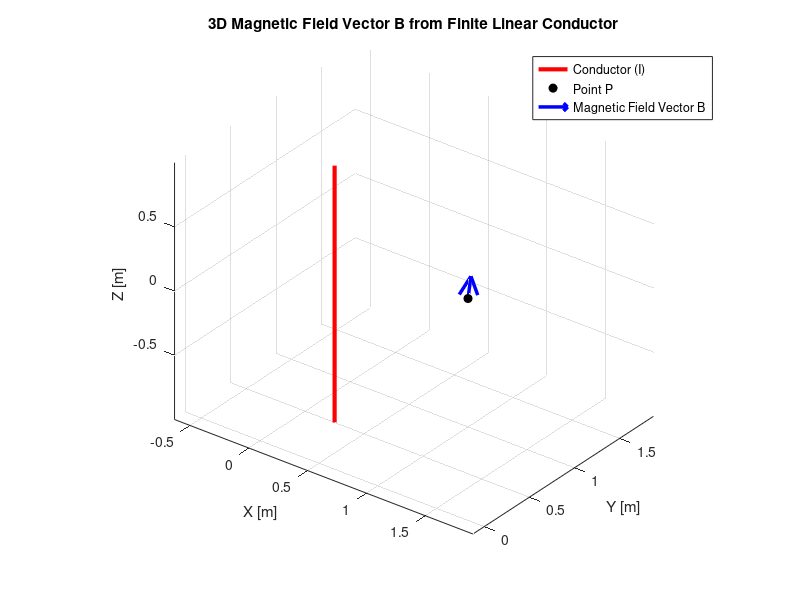

Write the MATLAB code that produced this figure.
% Script to compute and visualize magnetic field B of a finite linear conductor

clear; clc; close all;

%% 1. User Defined Parameters
mu0 = 4*pi*1e-7;        % Permeability of free space [H/m]
I   = 1;             % Current carrying capacity [A]
L   = 2;              % Length of the conductor [m]

% Position of the conductor center A = [Ax, Ay, Az]
A = [0.25, 0.5, 0];    

% Observation point P = [Px, Py, Pz]
P = [1, 1, 0];    

%% 2. Conductor Geometry Setup
% Conductor endpoints parallel to z-axis
z1 = A(3) - L/2;
z2 = A(3) + L/2;

wire_start = [A(1), A(2), z1];
wire_end   = [A(1), A(2), z2];

%% 3. Magnetic Field Calculation (Biot-Savart Law)
rx = P(1) - A(1);
ry = P(2) - A(2);
R  = sqrt(rx^2 + ry^2);  % Radial distance in xy-plane

if R == 0
    error('Point P lies directly on the conductor axis; magnetic field is singular.');
end

% Integral substitution terms
u1 = z1 - P(3);
u2 = z2 - P(3);

% Definite integral result along conductor length
integral_factor = (u2 / sqrt(R^2 + u2^2) - u1 / sqrt(R^2 + u1^2)) / (R^2);

% Vector components of B
Bx = -(mu0 * I / (4 * pi)) * ry * integral_factor;
By =  (mu0 * I / (4 * pi)) * rx * integral_factor;
Bz =  0;

B = [Bx, By, Bz];
B_mag = norm(B);

% Print results to command window
fprintf('Magnetic Field Vector B at P: [%.3e, %.3e, %.3e] T\n', B(1), B(2), B(3));
fprintf('Magnitude |B|: %.3e T\n', B_mag);

%% 4. 3D Vector Visualization
figure('Color', 'w', 'Name', 'Biot-Savart Law 3D Visualization');
hold on; grid on; axis equal;
xlabel('X [m]'); ylabel('Y [m]'); zlabel('Z [m]');
title('3D Magnetic Field Vector \bf{B} from Finite Linear Conductor');

% Draw Conductor
plot3([wire_start(1), wire_end(1)], ...
      [wire_start(2), wire_end(2)], ...
      [wire_start(3), wire_end(3)], ...
      'r-', 'LineWidth', 3, 'DisplayName', 'Conductor (I)');

% Current Direction Indicator
quiver3(A(1), A(2), A(3)-0.1*L, 0, 0, 0.2*L, 0, ...
        'r', 'LineWidth', 2, 'MaxHeadSize', 0.6, 'HandleVisibility', 'off');

% Observation Point P
plot3(P(1), P(2), P(3), 'ko', 'MarkerFaceColor', 'k', ...
      'MarkerSize', 6, 'DisplayName', 'Point P');

% Plot Magnetic Field Vector B (Scaled for visualization)
scale_factor = 0.3 / B_mag; % Normalizes arrow length to 0.3 meters on plot
quiver3(P(1), P(2), P(3), ...
        B(1)*scale_factor, B(2)*scale_factor, B(3)*scale_factor, ...
        0, 'b', 'LineWidth', 2.5, 'MaxHeadSize', 0.5, ...
        'DisplayName', 'Magnetic Field Vector B');

legend('Location', 'northeast');
view(37.5, 30);
rotate3d on;
